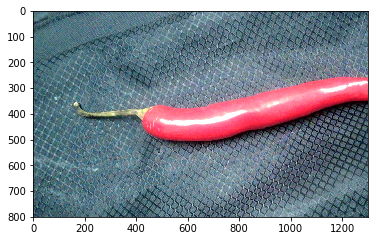
#> input picture Sample/1.png, 378 x 241 px
$ jupyter execute 'CV treshold.ipynb'
#> lines starting #> are read from the running program, lines starting #| are printed output that depends on the picture; after the words box and inside, x2 and y2 are one past the last pixel; in counts of white or black regions, pixels touching at a corner belong together
[cell 1]
import cv2
import matplotlib.pyplot as plt
import numpy as np
from skimage import io

[cell 2]
img=io.imread("Sample/1.png")
#> img is the input picture: shape (241, 378, 4); mean R, G, B, A 136.1, 142, 152.4, 196.5
img=img[20:200,45:350]
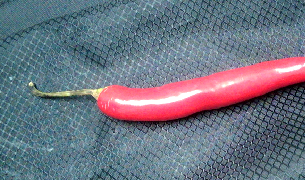
#> img: shape (180, 305, 4); mean R, G, B, A 111.7, 115.9, 130, 255
plt.imshow(img)
plt.show()

[cell 3]
binary=((img[:,:,0]/img[:,:,2])+(img[:,:,1]/img[:,:,2]))>2.2
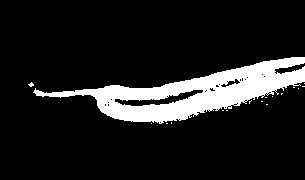
#> binary: shape (180, 305) bool; 12.3% white; 17 white regions (16 under 20 px), largest, box (x1, y1, x2, y2) and area: (33, 57, 305, 124) 6717
plt.imshow(binary)
plt.show()

$ run again, with Sample/2.png copied over Sample/1.png
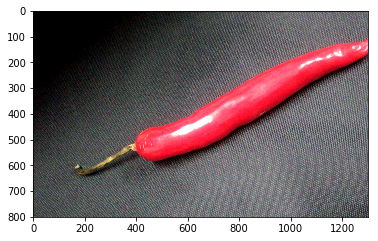
#> input picture Sample/2.png, 378 x 241 px
#> img is the input picture: shape (241, 378, 4); mean R, G, B, A 130.9, 115.7, 118.5, 196.5
#> `img=img[20:200,45:350]`:
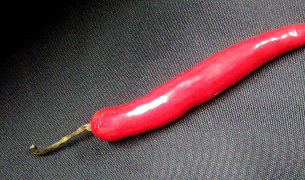
#> img: shape (180, 305, 4); mean R, G, B, A 103, 78.5, 82.5, 255
#> `binary=((img[:,:,0]/img[:,:,2])+(img[:,:,1]/img[:,:,2]))>2.2`:
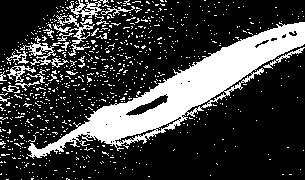
#> binary: shape (180, 305) bool; 24% white; 801 white regions (778 under 20 px), largest, box (x1, y1, x2, y2) and area: (27, 22, 305, 159) 8940, (20, 36, 69, 68) 368, (56, 15, 95, 56) 359

$ run again, with Sample/3.png copied over Sample/1.png
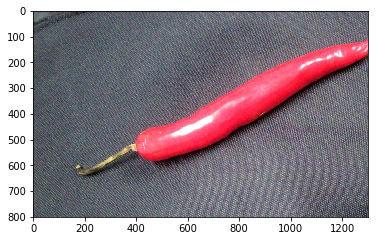
#> input picture Sample/3.png, 378 x 241 px
#> img is the input picture: shape (241, 378, 4); mean R, G, B, A 144.4, 130.6, 138.8, 196.5
#> `img=img[20:200,45:350]`:
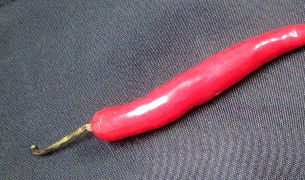
#> img: shape (180, 305, 4); mean R, G, B, A 121, 98.3, 109.8, 255
#> `binary=((img[:,:,0]/img[:,:,2])+(img[:,:,1]/img[:,:,2]))>2.2`:
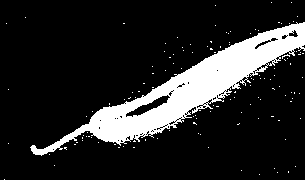
#> binary: shape (180, 305) bool; 15.6% white; 130 white regions (129 under 20 px), largest, box (x1, y1, x2, y2) and area: (30, 22, 305, 156) 8355

$ run again, with Sample/4.png copied over Sample/1.png
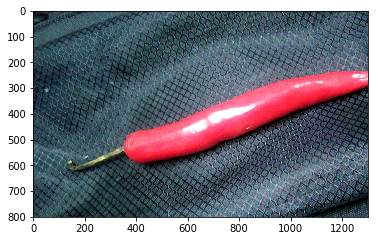
#> input picture Sample/4.png, 378 x 241 px
#> img is the input picture: shape (241, 378, 4); mean R, G, B, A 119.3, 119, 129.2, 196.5
#> `img=img[20:200,45:350]`:
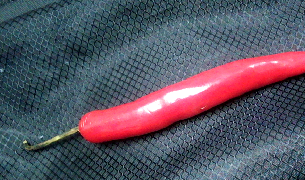
#> img: shape (180, 305, 4); mean R, G, B, A 90.5, 85.6, 99.7, 255
#> `binary=((img[:,:,0]/img[:,:,2])+(img[:,:,1]/img[:,:,2]))>2.2`:
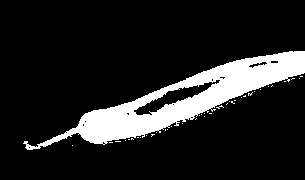
#> binary: shape (180, 305) bool; 13.6% white; 38 white regions (37 under 20 px), largest, box (x1, y1, x2, y2) and area: (23, 51, 305, 150) 7353
